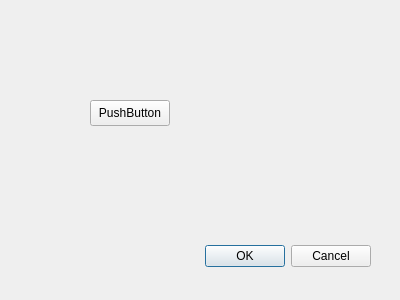
<?xml version="1.0" encoding="UTF-8"?>
<ui version="4.0">
 <class>Dialog</class>
 <widget class="QDialog" name="Dialog">
  <property name="geometry">
   <rect>
    <x>0</x>
    <y>0</y>
    <width>400</width>
    <height>300</height>
   </rect>
  </property>
  <property name="windowTitle">
   <string>Dialog</string>
  </property>
  <widget class="QDialogButtonBox" name="buttonBox">
   <property name="geometry">
    <rect>
     <x>30</x>
     <y>240</y>
     <width>341</width>
     <height>32</height>
    </rect>
   </property>
   <property name="orientation">
    <enum>Qt::Horizontal</enum>
   </property>
   <property name="standardButtons">
    <set>QDialogButtonBox::Cancel|QDialogButtonBox::Ok</set>
   </property>
  </widget>
  <widget class="QPushButton" name="pushButton">
   <property name="geometry">
    <rect>
     <x>90</x>
     <y>100</y>
     <width>80</width>
     <height>26</height>
    </rect>
   </property>
   <property name="text">
    <string>PushButton</string>
   </property>
  </widget>
 </widget>
 <resources/>
 <connections>
  <connection>
   <sender>buttonBox</sender>
   <signal>accepted()</signal>
   <receiver>Dialog</receiver>
   <slot>accept()</slot>
   <hints>
    <hint type="sourcelabel">
     <x>248</x>
     <y>254</y>
    </hint>
    <hint type="destinationlabel">
     <x>157</x>
     <y>274</y>
    </hint>
   </hints>
  </connection>
  <connection>
   <sender>buttonBox</sender>
   <signal>rejected()</signal>
   <receiver>Dialog</receiver>
   <slot>reject()</slot>
   <hints>
    <hint type="sourcelabel">
     <x>316</x>
     <y>260</y>
    </hint>
    <hint type="destinationlabel">
     <x>286</x>
     <y>274</y>
    </hint>
   </hints>
  </connection>
 </connections>
</ui>
